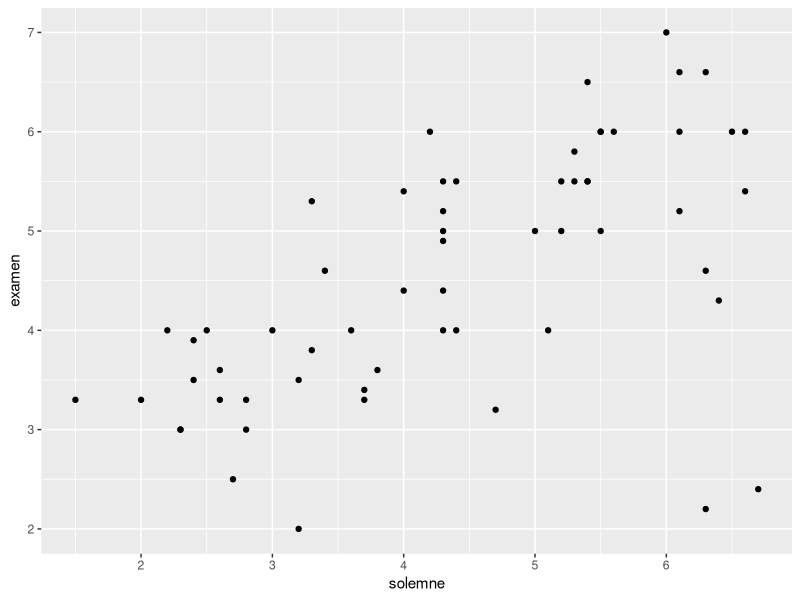
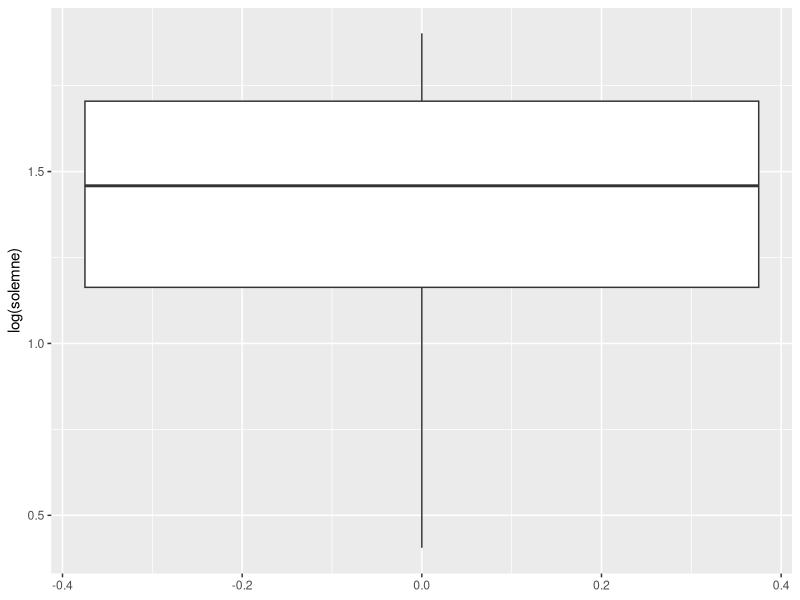
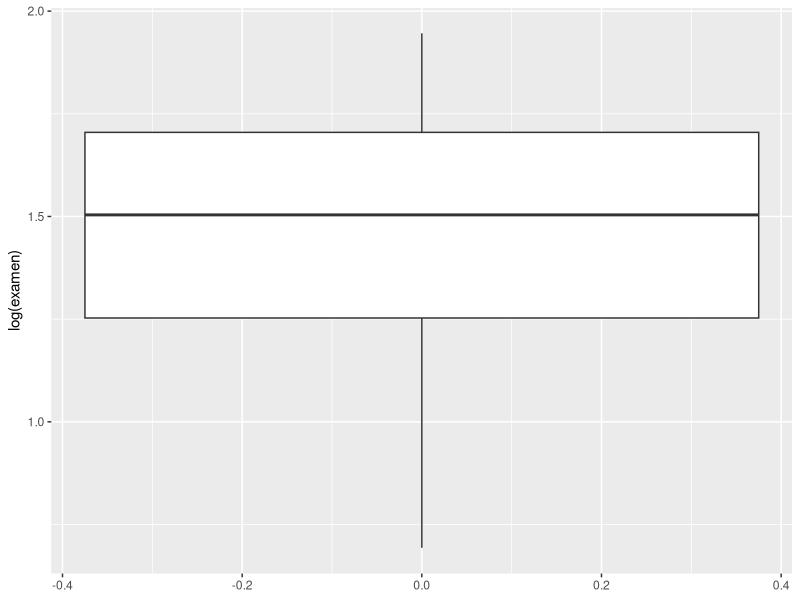

The R source for these figures, in order:
library(readxl)
library(ggplot2)
library(dplyr)


# 1) Use la funcion read_excel para importar la base de datos "nombres60.xlsx" 
#    guarde el tibble resultante un objeto de nombre "notas"
notas <- read_excel( "nombres60.xlsx"   )


# 2) Cree un diagrama de dispersión, con las notas de la prueba
# solemne en el eje horizontal y las del examen en el eje vertical
# Puede usar los grafico de base o los de ggplot2 

ggplot(data = notas) +
  geom_point(aes(x = solemne, y = examen))


# 3) Cree dos diagramas boxplot: uno para las notas de la solemne
# y otro para las notas del examen
# Puede usar los grafico de base o los de ggplot2 

ggplot(data = notas) + 
  geom_boxplot(aes(y = log(solemne)))

ggplot(data = notas) + 
  geom_boxplot(aes(y = log(examen)))

# 4) Compute la media de las notas de la  prueba solemne y 
# la desviacion estándar de las notas de examen 


# 5) Compute los quantiles 0.25 y 0.75 de las notas del examen

# 6) Cree una nueva tibble que contenga unicamente las observaciones
# de las personas que obtuvieron un 4 o más en el examen
# azul en el examen opcion 1

# 7) Compute la proporcion de gente que obtuvo un azul en el examen
# azul en el examen opcion 2


# 8) Compute la probabilidad de que en un grupo de 30 personas,
# 2 o más personas tengan el mismo cumpleaños 

# 9) Encuentre el número más pequeño de personas en donde la
# probabilidad de que dos o mas personas tengan el mismo cumpleaños
# sea mayor o igual a 1/3
